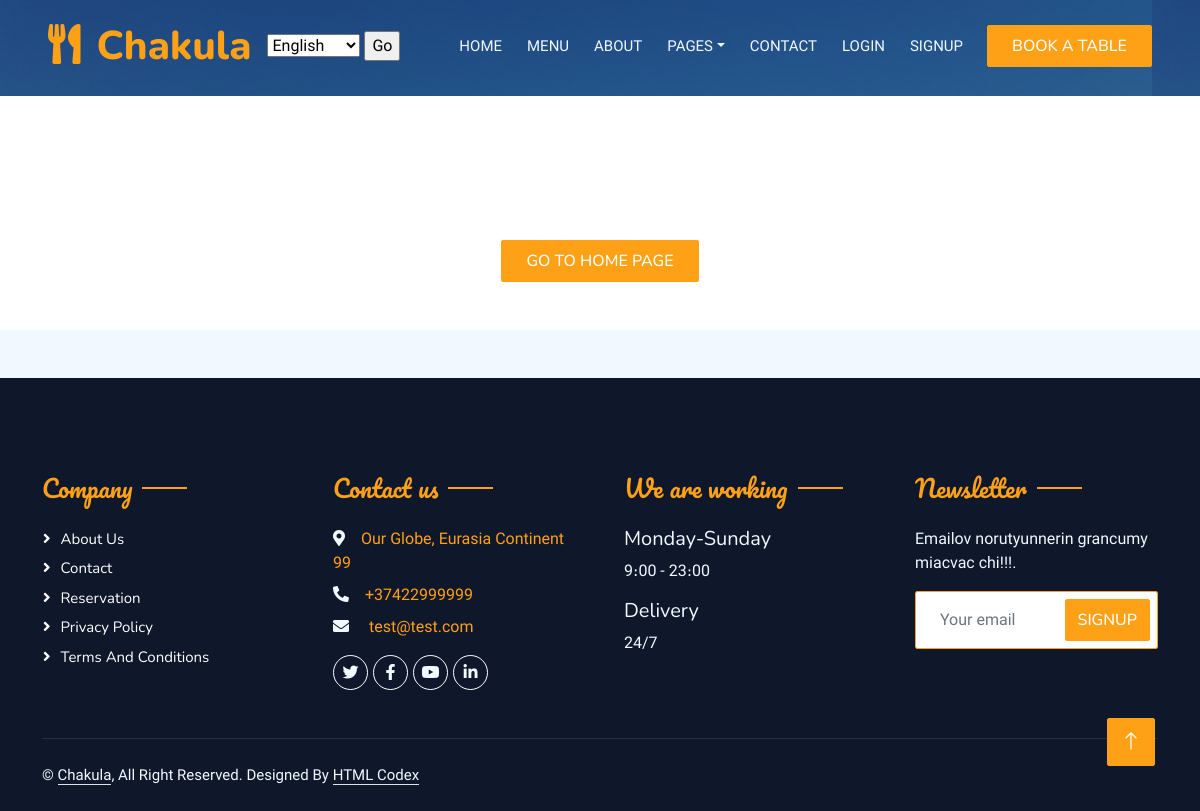
Page /answer/ on the committed database.
### main/models.py (models this page shows)
class Header_Titles(models.Model):
    title = models.CharField('Page title', max_length=60)
    page_name = models.CharField('Page name', max_length=60)
    block_name1 = models.CharField('Block name home', max_length=60)
    block_name2 = models.CharField('Block name about', max_length=60)
    block_name3 = models.CharField('Block name service', max_length=60)
    block_name4 = models.CharField('Block name menu', max_length=60)
    block_name5 = models.CharField('Block name pages', max_length=60)
    block_name6 = models.CharField('Block name booking', max_length=60)
    block_name7 = models.CharField('Block name team', max_length=60)
    block_name8 = models.CharField('Block name review', max_length=60)
    block_name9 = models.CharField('Block name contact', max_length=60)
    block_name10 = models.CharField('Block name logout', max_length=60)
    block_name11 = models.CharField('Block name login', max_length=60)
    block_name12 = models.CharField('Block name signup', max_length=60)
    block_name13 = models.CharField('Block name book a table', max_length=60)
    class Meta:
        verbose_name = 'Header_Titles'
        verbose_name_plural = 'Header_Titles'

class Bg_img(models.Model):
    bg_img = models.ImageField('BG Image', upload_to='bg_images')
    video_img = models.ImageField('Video Image', upload_to='bg_images')
    class Meta:
        verbose_name = 'Bg_img'
        verbose_name_plural = 'Bg_img'

class Footer_Company(models.Model):
    title = models.CharField('Block title', max_length=60)
    about = models.CharField('About name', max_length=60)
    contact = models.CharField('Contact name', max_length=60)
    reserv = models.CharField('Reservation name', max_length=60)
    privacy = models.CharField('Privacy name', max_length=60)
    terms = models.CharField('Terms name', max_length=60)
    class Meta:
        verbose_name = 'Footer_Company'
        verbose_name_plural = 'Footer_Company'

class Contact_Adress(models.Model):
    title = models.CharField('Block title', max_length=60)
    adress_link = models.URLField('Adress link')
    adress = models.CharField('Adress', max_length=100)
    phone = models.CharField('Phone number', max_length=60)
    email = models.EmailField('email')
    social_name1 = models.CharField('Social name 1', max_length=50)
    social_link1 = models.URLField('Link 1')
    social_name2 = models.CharField('Social name 2', max_length=50)
    social_link2 = models.URLField('Link 2')
    social_name3 = models.CharField('Social name 3', max_length=50)
    social_link3 = models.URLField('Link 3')
    social_name4 = models.CharField('Social name 4', max_length=50)
    social_link4 = models.URLField('Link 4')
    class Meta:
        verbose_name = 'Contact_Adress'
        verbose_name_plural = 'Contact_Adress'

class Footer_Opening(models.Model):
    title = models.CharField('Block title', max_length=60)
    work_day = models.CharField('Working days', max_length=60)
    work_hours = models.CharField('Working hours', max_length=60)
    delivery = models.CharField('Delivery', max_length=60)
    delivery_hours = models.CharField('Delivery hours', max_length=60)
    class Meta:
        verbose_name = 'Footer_Opening'
        verbose_name_plural = 'Footer_Opening'

### main/views.py (the view)
# urls.py: path('answer/', views.answer, name='answer'),
def answer(request):
	footer_company = Footer_Company.objects.all()[0]
	contact_adress = Contact_Adress.objects.all()[0]
	opening = Footer_Opening.objects.all()[0]
	header_titles = Header_Titles.objects.all()[0]
	bg_img = Bg_img.objects.all()[0]
	return render(request,'main/answer.html', context={
	'message':message,
	'footer_company':footer_company,
	'contact_adress':contact_adress,
	'opening':opening,
	'header_titles':header_titles,
	'bg_img':bg_img,
	})

### main/templates/main/answer.html (shortened to what this page needs)
{% extends 'main/base.html' %}
{% block body %}
<div class="container-xxl py-5 bg-dark hero-header mb-5" style="background: linear-gradient(rgba(15, 23, 43, .5), rgba(15, 23, 43, .5)), url('{{ bg_img.bg_img.url }}');">
</div>
</div>
<div class="container-xxl py-5">
    <div class="container">
        <div class="text-center wow fadeInUp">
            <a href="{% url 'index' %}" class="btn btn-primary py-2 px-4">Go to Home Page</a>
        </div>
        </div>
    </div>
</div>
{% endblock %}

### main/templates/main/base.html (shortened to what this page needs)
{% load i18n %}
{% load static %}
<!DOCTYPE html>
<html lang="en">
<head>
    <link href="https://cdnjs.cloudflare.com/ajax/libs/font-awesome/5.10.0/css/all.min.css" rel="stylesheet">
    <link href="https://cdn.jsdelivr.net/npm/bootstrap-icons@1.4.1/font/bootstrap-icons.css" rel="stylesheet">
    <link href="{% static 'lib/animate/animate.min.css' %}" rel="stylesheet">
    <link href="{% static 'lib/owlcarousel/assets/owl.carousel.min.css' %}" rel="stylesheet">
    <link href="{% static 'lib/tempusdominus/css/tempusdominus-bootstrap-4.min.css' %}" rel="stylesheet" />
    <link href="{% static 'css/bootstrap.min.css' %}" rel="stylesheet">
    <link href="{% static 'css/style.css' %}" rel="stylesheet">
</head>
<body>
    <div class="container-xxl bg-white p-0">
        <div class="container-xxl position-relative p-0">
            <nav class="navbar navbar-expand-lg navbar-dark bg-dark px-4 px-lg-5 py-3 py-lg-0">
                <a href="{% url 'index' %}" class="navbar-brand p-0">
                    <h1 class="text-primary m-0"><i class="fa fa-utensils me-3"></i>{{ header_titles.page_name }}</h1>
                </a>
                <form action="{% url 'set_language' %}" method="post">
                    <select name="language">
                        {% get_current_language as LANGUAGE_CODE %}
                        {% get_available_languages as LANGUAGES %}
                        {% get_language_info_list for LANGUAGES as languages %}{% for language in languages %}
                    <option value="{{ language.code }}"{% if language.code == LANGUAGE_CODE %}
                    selected{% endif %}>
                        {{ language.name_local }}
                    </option>
                        {% endfor %}
                    </select>
                    <input type="submit" value="Go">
                </form>
                <div class="collapse navbar-collapse" id="navbarCollapse">
                    <div class="navbar-nav ms-auto py-0 pe-4">
                        <a href="{% url 'index' %}" class="nav-item nav-link {% if act == 'index' %}active{% endif %}">{{ header_titles.block_name1 }}</a>
                        <a href="{% url 'menu' %}" class="nav-item nav-link {% if act == 'menu' %}active{% endif %}">{{ header_titles.block_name4 }}</a>
                        <a href="{% url 'about' %}" class="nav-item nav-link {% if act == 'about' %}active{% endif %}">{{ header_titles.block_name2 }}</a>
                        <div class="nav-item dropdown">
                            <a href="#" class="nav-link dropdown-toggle {% if act == 'booking'%}active{% endif %}" data-bs-toggle="dropdown">{{ header_titles.block_name5 }}</a>
                        </div>
                        <a href="{% url 'contact' %}" class="nav-item nav-link {% if act == 'contact' %}active{% endif %}">{{ header_titles.block_name9 }}</a>
                        {% if user.is_authenticated %}
                        <a href="{% url 'logout' %}" class="nav-item nav-link {% if act == 'logout' %}active{% endif %}">{{ user.username }} - {{ header_titles.block_name10 }}</a>
                        {% else %}
                        <a href="{% url 'login' %}" class="nav-item nav-link {% if act == 'login_request' %}active{% endif %}">{{ header_titles.block_name11 }}</a>
                        <a href="{% url 'register' %}" class="nav-item nav-link {% if act == 'register_request' %}active{% endif %}">{{ header_titles.block_name12 }}</a>
                        {% endif %}
                    </div>
                    <a href="{% url 'booking' %}" class="btn btn-primary py-2 px-4">{{ header_titles.block_name13 }}</a>
                </div>
            </nav>
            {% block body %}{% endblock %}
        <div class="container-fluid bg-dark text-light footer pt-5 mt-5 wow fadeIn" data-wow-delay="0.1s">
            <div class="container py-5">
                <div class="row g-5">
                    <div class="col-lg-3 col-md-6">
                        <h4 class="section-title ff-secondary text-start text-primary fw-normal mb-4">{{ footer_company.title }}</h4>
                        <a class="btn btn-link" href="{% url 'about' %}">{{ footer_company.about }}</a>
                        <a class="btn btn-link" href="{% url 'contact' %}">{{ footer_company.contact }}</a>
                        <a class="btn btn-link" href="{% url 'booking' %}">{{ footer_company.reserv }}</a>
                        <a class="btn btn-link" href="">{{ footer_company.privacy }}</a>
                        <a class="btn btn-link" href="">{{ footer_company.terms }}</a>
                    </div>
                    <div class="col-lg-3 col-md-6">
                        <h4 class="section-title ff-secondary text-start text-primary fw-normal mb-4">{{ contact_adress.title }}</h4>
                        <p class="mb-2"><i class="fa fa-map-marker-alt me-3"></i><a href="{{ contact_adress.adress_link }}">{{ contact_adress.adress }}</p></a>
                        <p class="mb-2"><i class="fa fa-phone-alt me-3"></i><a href="tel:{{ contact_adress.phone }}">{{ contact_adress.phone }}</p></a>
                        <p class="mb-2"><i class="fa fa-envelope me-3"></i><a href="mailto:{{ contact_adress.email }}"> {{ contact_adress.email }}</a>
                        <div class="d-flex pt-2">
                            <a class="btn btn-outline-dark btn-social" href="{{ contact_adress.social_link1 }}"><i class="fab fa-{{ contact_adress.social_name1 }}"></i></a>
                            <a class="btn btn-outline-dark btn-social" href="{{ contact_adress.social_link2 }}"><i class="fab fa-{{ contact_adress.social_name2 }}"></i></a>
                            <a class="btn btn-outline-dark btn-social" href="{{ contact_adress.social_link3 }}"><i class="fab fa-{{ contact_adress.social_name3 }}"></i></a>
                            <a class="btn btn-outline-dark btn-social" href="{{ contact_adress.social_link4 }}"><i class="fab fa-{{ contact_adress.social_name4 }}"></i></a>
                    </div>
                    </div>
                    <div class="col-lg-3 col-md-6">
                        <h4 class="section-title ff-secondary text-start text-primary fw-normal mb-4">{{ opening.title }}</h4>
                        <h5 class="text-light fw-normal">{{ opening.work_day }}</h5>
                        <p>{{ opening.work_hours }}</p>
                        <h5 class="text-light fw-normal">{{ opening.delivery }}</h5>
                        <p>{{ opening.delivery_hours }}</p>
                    </div>
                    <div class="col-lg-3 col-md-6">
                        <h4 class="section-title ff-secondary text-start text-primary fw-normal mb-4">Newsletter</h4>
                        <p>Emailov norutyunnerin grancumy miacvac chi!!!.</p>
                        <div class="position-relative mx-auto" style="max-width: 400px;">
                            <input class="form-control border-primary w-100 py-3 ps-4 pe-5" type="text" placeholder="Your email">
                            <button type="button" class="btn btn-primary py-2 position-absolute top-0 end-0 mt-2 me-2">SignUp</button>
                        </div>
                    </div>
                </div>
            </div>
            <div class="container">
                <div class="copyright">
                    <div class="row">
                        <div class="col-md-6 text-center text-md-start mb-3 mb-md-0">
                            &copy; <a class="border-bottom" href="#">Chakula</a>, All Right Reserved.
							Designed By <a class="border-bottom" href="https://htmlcodex.com">HTML Codex</a>
                        </div>
                    </div>
                </div>
            </div>
        </div>
        <a href="#" class="btn btn-lg btn-primary btn-lg-square back-to-top"><i class="bi bi-arrow-up"></i></a>
</body>
</html>

### main/static/css/style.css (style rules this page uses)
:root { --primary: #FEA116; --light: #F1F8FF; --dark: #0F172B; }
.ff-secondary { font-family: 'Pacifico', cursive; }
.back-to-top { position: fixed; display: none; right: 45px; bottom: 45px; z-index: 99; }
.btn { font-family: 'Nunito', sans-serif; font-weight: 500; text-transform: uppercase; transition: .5s; }
.btn.btn-primary, .btn.btn-secondary { color: #FFFFFF; }
.btn-lg-square { width: 48px; height: 48px; }
.btn-square, .btn-sm-square, .btn-lg-square { padding: 0; display: flex; align-items: center; justify-content: center; font-weight: normal; border-radius: 2px; }
.navbar-dark .navbar-nav .nav-link { position: relative; margin-left: 25px; padding: 35px 0; font-size: 15px; color: var(--light) !important; text-transform: uppercase; font-weight: 500; outline: none; transition: .5s; }
@media (min-width: 992px) { .navbar-dark { position: absolute; width: 100%; top: 0; left: 0; z-index: 999; background: transparent !important; } }
.hero-header { background-position: center center; background-repeat: no-repeat; background-size: cover; }
.section-title { position: relative; display: inline-block; }
.section-title::before { position: absolute; content: ""; width: 45px; height: 2px; top: 50%; left: -55px; margin-top: -1px; background: var(--primary); }
.section-title::after { position: absolute; content: ""; width: 45px; height: 2px; top: 50%; right: -55px; margin-top: -1px; background: var(--primary); }
.section-title.text-start::before, .section-title.text-end::after { display: none; }
.footer .btn.btn-social { margin-right: 5px; width: 35px; height: 35px; display: flex; align-items: center; justify-content: center; color: var(--light); border: 1px solid #FFFFFF; border-radius: 35px; transition: .3s; }
.footer .btn.btn-link { display: block; margin-bottom: 5px; padding: 0; text-align: left; color: #FFFFFF; font-size: 15px; font-weight: normal; text-transform: capitalize; transition: .3s; }
.footer .btn.btn-link::before { position: relative; content: "\f105"; font-family: "Font Awesome 5 Free"; font-weight: 900; margin-right: 10px; }
.footer .copyright { padding: 25px 0; font-size: 15px; border-top: 1px solid rgba(256, 256, 256, .1); }
.footer .copyright a { color: var(--light); }

### rows in the picture
Header_Titles: page_name "Chakula", block_name1 "HOME", block_name4 "MENU", block_name2 "ABOUT", block_name5 "PAGES", block_name9 "CONTACT", block_name11 "LOGIN", block_name12 "SIGNUP", block_name13 "BOOK A TABLE"
Bg_img: bg_img (picture)
Footer_Company: title "Company", about "About Us", contact "Contact", reserv "Reservation", privacy "Privacy Policy", terms "Terms And Conditions"
Contact_Adress: title "Contact us", adress "Our Globe, Eurasia Continent 99", phone "+37422999999", email "test@test.com"
Footer_Opening: title "We are working", work_day "Monday-Sunday", work_hours "9։00 - 23։00", delivery "Delivery", delivery_hours "24/7"

### other values in the picture
form field language "English"
